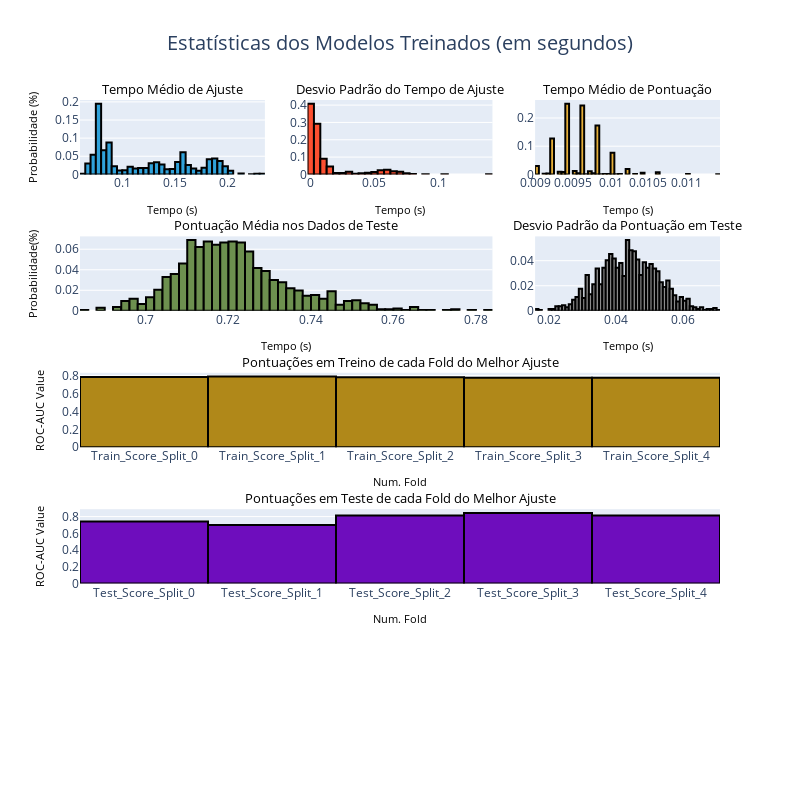

Source (notebook cell):
### Code cell
analyze_model_lgr(model_v0)

### Figure 1 — Plotly figure (JSON) as saved in the notebook; plotly's stock layout.template omitted (floating-point values rounded to 4 significant figures; data arrays with more than 128 entries replaced by an {"elided": "..."} marker saying what was removed)
{"data": [{"histnorm": "probability", "marker": {"color": "#30a2da", "line": {"color": "rgb(0,0,0)", "width": 2}}, "name": "tempo médio de ajuste", "type": "histogram", "x": {"elided": "1365 float values"}, "xaxis": "x", "yaxis": "y"}, {"histnorm": "probability", "marker": {"color": "#fc4f30", "line": {"color": "rgb(0,0,0)", "width": 2}}, "name": "Desvio médio do tempo de treino", "type": "histogram", "x": {"elided": "1365 float values"}, "xaxis": "x2", "yaxis": "y2"}, {"histnorm": "probability", "marker": {"color": "#e5ae38", "line": {"color": "rgb(0,0,0)", "width": 2}}, "name": "Tempo médio de score", "type": "histogram", "x": {"elided": "1365 float values"}, "xaxis": "x3", "yaxis": "y3"}, {"histnorm": "probability", "marker": {"color": "#6d904f", "line": {"color": "rgb(0,0,0)", "width": 2}}, "name": "Pontuação Média nos Dados de Teste", "type": "histogram", "x": {"elided": "1365 float values"}, "xaxis": "x4", "yaxis": "y4"}, {"histnorm": "probability", "marker": {"color": "#8b8b8b", "line": {"color": "rgb(0,0,0)", "width": 2}}, "name": "Desvio Padrão da Pontuação em Teste", "type": "histogram", "x": {"elided": "1365 float values"}, "xaxis": "x5", "yaxis": "y5"}, {"marker": {"color": "#b08819", "line": {"color": "rgb(0,0,0)", "width": 2}}, "name": "Pontuação em Folds de Treino", "type": "bar", "x": ["Train_Score_Split_0", "Train_Score_Split_1", "Train_Score_Split_2", "Train_Score_Split_3", "Train_Score_Split_4"], "xaxis": "x6", "y": [0.785, 0.7902, 0.7824, 0.7778, 0.7778], "yaxis": "y6"}, {"marker": {"color": "#6e0dbd", "line": {"color": "rgb(0,0,0)", "width": 2}}, "name": "Pontuação em Folds de Teste", "type": "bar", "x": ["Test_Score_Split_0", "Test_Score_Split_1", "Test_Score_Split_2", "Test_Score_Split_3", "Test_Score_Split_4"], "xaxis": "x7", "y": [0.7423, 0.701, 0.8144, 0.8438, 0.8125], "yaxis": "y7"}], "layout": {"annotations": [{"font": {"color": "black", "size": 12.5}, "opacity": 1, "showarrow": false, "text": "Tempo Médio de Ajuste", "x": 0.1444, "xanchor": "center", "xref": "paper", "y": 1, "yanchor": "bottom", "yref": "paper"}, {"font": {"color": "black", "size": 12.5}, "opacity": 1, "showarrow": false, "text": "Desvio Padrão do Tempo de Ajuste", "x": 0.5, "xanchor": "center", "xref": "paper", "y": 1, "yanchor": "bottom", "yref": "paper"}, {"font": {"color": "black", "size": 12.5}, "opacity": 1, "showarrow": false, "text": "Tempo Médio de Pontuação", "x": 0.8556, "xanchor": "center", "xref": "paper", "y": 1, "yanchor": "bottom", "yref": "paper"}, {"font": {"color": "black", "size": 12.5}, "opacity": 1, "showarrow": false, "text": "Pontuação Média nos Dados de Teste", "x": 0.3222, "xanchor": "center", "xref": "paper", "y": 0.78, "yanchor": "bottom", "yref": "paper"}, {"font": {"color": "black", "size": 12.5}, "opacity": 1, "showarrow": false, "text": "Desvio Padrão da Pontuação em Teste", "x": 0.8556, "xanchor": "center", "xref": "paper", "y": 0.78, "yanchor": "bottom", "yref": "paper"}, {"font": {"color": "black", "size": 12.5}, "opacity": 1, "showarrow": false, "text": "Pontuações em Treino de cada Fold do Melhor Ajuste", "x": 0.5, "xanchor": "center", "xref": "paper", "y": 0.56, "yanchor": "bottom", "yref": "paper"}, {"font": {"color": "black", "size": 12.5}, "opacity": 1, "showarrow": false, "text": "Pontuações em Teste de cada Fold do Melhor Ajuste", "x": 0.5, "xanchor": "center", "xref": "paper", "y": 0.34, "yanchor": "bottom", "yref": "paper"}], "height": 800, "showlegend": false, "title": {"font": {"size": 20}, "text": "Estatísticas dos Modelos Treinados (em segundos)", "x": 0.5}, "width": 800, "xaxis": {"anchor": "y", "domain": [0, 0.2889], "title": {"font": {"color": "black", "size": 11}, "text": "Tempo (s)"}}, "xaxis2": {"anchor": "y2", "domain": [0.3556, 0.6444], "title": {"font": {"color": "black", "size": 11}, "text": "Tempo (s)"}}, "xaxis3": {"anchor": "y3", "domain": [0.7111, 1], "title": {"font": {"color": "black", "size": 11}, "text": "Tempo (s)"}}, "xaxis4": {"anchor": "y4", "domain": [0, 0.6444], "title": {"font": {"color": "black", "size": 11}, "text": "Tempo (s)"}}, "xaxis5": {"anchor": "y5", "domain": [0.7111, 1], "title": {"font": {"color": "black", "size": 11}, "text": "Tempo (s)"}}, "xaxis6": {"anchor": "y6", "domain": [0, 1], "title": {"font": {"color": "black", "size": 11}, "text": "Num. Fold"}}, "xaxis7": {"anchor": "y7", "domain": [0, 1], "title": {"font": {"color": "black", "size": 11}, "text": "Num. Fold"}}, "xaxis8": {"anchor": "y8", "domain": [0, 1], "title": {"font": {"color": "black", "size": 11}, "text": "Tempo (s)"}}, "yaxis": {"anchor": "x", "domain": [0.88, 1], "title": {"font": {"color": "black", "size": 11}, "text": "Probabilidade (%)"}}, "yaxis2": {"anchor": "x2", "domain": [0.88, 1]}, "yaxis3": {"anchor": "x3", "domain": [0.88, 1]}, "yaxis4": {"anchor": "x4", "domain": [0.66, 0.78], "title": {"font": {"color": "black", "size": 11}, "text": "Probabilidade(%)"}}, "yaxis5": {"anchor": "x5", "domain": [0.66, 0.78]}, "yaxis6": {"anchor": "x6", "domain": [0.44, 0.56], "title": {"font": {"color": "black", "size": 11}, "text": "ROC-AUC Value"}}, "yaxis7": {"anchor": "x7", "domain": [0.22, 0.34], "title": {"font": {"color": "black", "size": 11}, "text": "ROC-AUC Value"}}, "yaxis8": {"anchor": "x8", "domain": [0, 0.12]}}}
